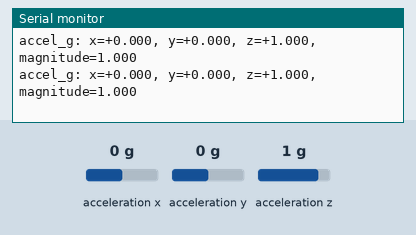
Simulated run of this sketch. Board: ESP32. Parts: the last lines printed to the serial monitor. Wiring (inferred from the names in the program): MPU-6050 motion sensor at I2C address 0x68. Inputs (shaded band) come from the test bench; at power-on: acceleration x 0 g, acceleration y 0 g, acceleration z 1 g.

Above: at 2.3 s.
2.4 s: acceleration x set to -1.4 g
At 3.0 s:
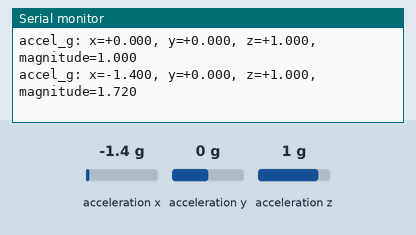
3.9 s: acceleration y set to -1.4 g
At 4.5 s:
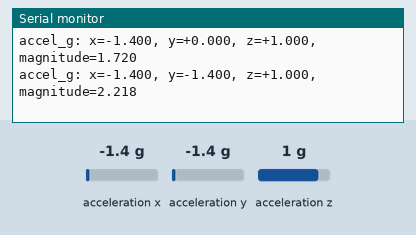
5.4 s: acceleration z set to -1.4 g
At 6.0 s:
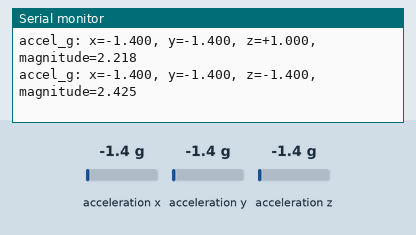
Timing chart, 0 to 8.4 s (numbered marks = the images above; inputs shaded):
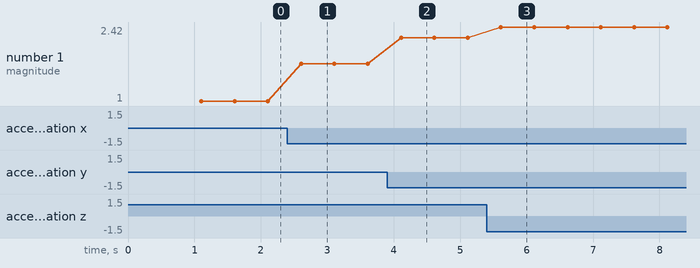

Measured:
- after the input at 2.4 s, the serial monitor: prints a new line after 0.21 s (image 1)
- after the input at 3.9 s, the serial monitor: prints a new line after 0.21 s (image 2)
- after the input at 5.4 s, the serial monitor: prints a new line after 0.21 s (image 3)
- plotted number 1: 1 → 1.72 after the input at 2.4 s, 1.72 → 2.22 after the input at 3.9 s, 2.22 → 2.42 after the input at 5.4 s

The sketch:

stage_04_accel_read.ino
```cpp
#include <Wire.h>

constexpr uint8_t MPU6050_ADDRESS = 0x68;
constexpr uint8_t REG_ACCEL_XOUT_H = 0x3B;
constexpr uint8_t REG_PWR_MGMT_1 = 0x6B;
constexpr uint8_t REG_WHO_AM_I = 0x75;
constexpr int SDA_PIN = 21;
constexpr int SCL_PIN = 22;
constexpr float ACCEL_LSB_PER_G = 16384.0F;

bool writeRegister(uint8_t reg, uint8_t value) {
  Wire.beginTransmission(MPU6050_ADDRESS);
  Wire.write(reg);
  Wire.write(value);
  return Wire.endTransmission() == 0;
}

bool readRegisters(uint8_t startRegister, uint8_t *buffer, size_t length) {
  Wire.beginTransmission(MPU6050_ADDRESS);
  Wire.write(startRegister);
  if (Wire.endTransmission(false) != 0) {
    return false;
  }

  const size_t received = Wire.requestFrom(MPU6050_ADDRESS, length, true);
  if (received != length) {
    return false;
  }

  for (size_t i = 0; i < length; ++i) {
    buffer[i] = Wire.read();
  }
  return true;
}

int16_t combineBytes(uint8_t highByte, uint8_t lowByte) {
  return static_cast<int16_t>((static_cast<uint16_t>(highByte) << 8) | lowByte);
}

void stopWithError(const char *message) {
  Serial.println(message);
  while (true) {
    delay(1000);
  }
}

void setup() {
  Serial.begin(115200);
  delay(1000);
  Serial.println("ESP32 MPU6050 acceleration test boot OK");

  Wire.begin(SDA_PIN, SCL_PIN, 100000);
  Wire.setTimeOut(50);

  uint8_t whoAmI = 0;
  if (!readRegisters(REG_WHO_AM_I, &whoAmI, 1)) {
    stopWithError("MPU6050 init: WHO_AM_I read failed");
  }

  Serial.printf("MPU6050 WHO_AM_I=0x%02X\n", whoAmI);
  if (whoAmI != 0x68 && whoAmI != 0x74) {
    stopWithError("MPU6050 init: unexpected identity");
  }
  if (whoAmI == 0x74) {
    Serial.println("MPU6050 init: non-standard compatible device");
  }

  if (!writeRegister(REG_PWR_MGMT_1, 0x00)) {
    stopWithError("MPU6050 init: wake failed");
  }

  delay(100);
  Serial.println("MPU6050 init: ready, accel_range=+/-2g");
}

void loop() {
  uint8_t data[6];
  if (!readRegisters(REG_ACCEL_XOUT_H, data, sizeof(data))) {
    Serial.println("MPU6050 read: failed");
    delay(500);
    return;
  }

  const int16_t rawX = combineBytes(data[0], data[1]);
  const int16_t rawY = combineBytes(data[2], data[3]);
  const int16_t rawZ = combineBytes(data[4], data[5]);
  const float accelX = rawX / ACCEL_LSB_PER_G;
  const float accelY = rawY / ACCEL_LSB_PER_G;
  const float accelZ = rawZ / ACCEL_LSB_PER_G;
  const float magnitude = sqrtf(accelX * accelX + accelY * accelY + accelZ * accelZ);

  Serial.printf("accel_g: x=%+.3f, y=%+.3f, z=%+.3f, magnitude=%.3f\n",
                accelX, accelY, accelZ, magnitude);
  delay(500);
}
```
